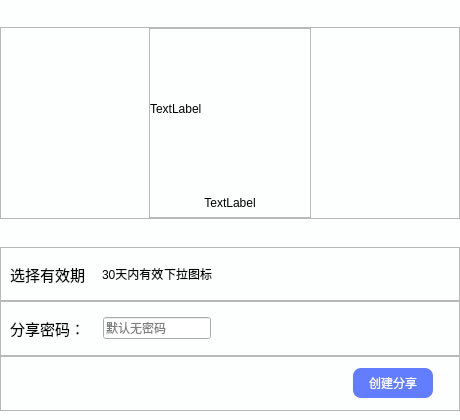
<?xml version="1.0" encoding="UTF-8"?>
<ui version="4.0">
 <class>Dialog</class>
 <widget class="QDialog" name="Dialog">
  <property name="geometry">
   <rect>
    <x>0</x>
    <y>0</y>
    <width>460</width>
    <height>420</height>
   </rect>
  </property>
  <property name="minimumSize">
   <size>
    <width>460</width>
    <height>420</height>
   </size>
  </property>
  <property name="maximumSize">
   <size>
    <width>460</width>
    <height>420</height>
   </size>
  </property>
  <property name="windowTitle">
   <string>文件分享</string>
  </property>
  <property name="styleSheet">
   <string notr="true">#Dialog
{
	background:#FDFEFE;
}</string>
  </property>
  <layout class="QVBoxLayout" name="verticalLayout_2" stretch="1,7,1,2,2,2">
   <property name="spacing">
    <number>0</number>
   </property>
   <property name="leftMargin">
    <number>0</number>
   </property>
   <property name="topMargin">
    <number>0</number>
   </property>
   <property name="rightMargin">
    <number>0</number>
   </property>
   <property name="bottomMargin">
    <number>9</number>
   </property>
   <item>
    <spacer name="verticalSpacer">
     <property name="orientation">
      <enum>Qt::Vertical</enum>
     </property>
     <property name="sizeHint" stdset="0">
      <size>
       <width>20</width>
       <height>24</height>
      </size>
     </property>
    </spacer>
   </item>
   <item>
    <widget class="QFrame" name="frame">
     <property name="layoutDirection">
      <enum>Qt::RightToLeft</enum>
     </property>
     <property name="frameShape">
      <enum>QFrame::StyledPanel</enum>
     </property>
     <property name="frameShadow">
      <enum>QFrame::Raised</enum>
     </property>
     <layout class="QHBoxLayout" name="horizontalLayout_4">
      <property name="spacing">
       <number>0</number>
      </property>
      <property name="topMargin">
       <number>0</number>
      </property>
      <property name="bottomMargin">
       <number>0</number>
      </property>
      <item>
       <spacer name="horizontalSpacer">
        <property name="orientation">
         <enum>Qt::Horizontal</enum>
        </property>
        <property name="sizeHint" stdset="0">
         <size>
          <width>114</width>
          <height>20</height>
         </size>
        </property>
       </spacer>
      </item>
      <item>
       <widget class="QFrame" name="frame_4">
        <property name="frameShape">
         <enum>QFrame::StyledPanel</enum>
        </property>
        <property name="frameShadow">
         <enum>QFrame::Raised</enum>
        </property>
        <layout class="QVBoxLayout" name="verticalLayout" stretch="10,2">
         <property name="spacing">
          <number>0</number>
         </property>
         <property name="leftMargin">
          <number>0</number>
         </property>
         <property name="topMargin">
          <number>0</number>
         </property>
         <property name="rightMargin">
          <number>0</number>
         </property>
         <property name="bottomMargin">
          <number>0</number>
         </property>
         <item>
          <widget class="QLabel" name="label">
           <property name="minimumSize">
            <size>
             <width>160</width>
             <height>160</height>
            </size>
           </property>
           <property name="maximumSize">
            <size>
             <width>160</width>
             <height>160</height>
            </size>
           </property>
           <property name="text">
            <string>TextLabel</string>
           </property>
          </widget>
         </item>
         <item>
          <widget class="QLabel" name="label_2">
           <property name="layoutDirection">
            <enum>Qt::RightToLeft</enum>
           </property>
           <property name="text">
            <string>TextLabel</string>
           </property>
           <property name="alignment">
            <set>Qt::AlignCenter</set>
           </property>
          </widget>
         </item>
        </layout>
       </widget>
      </item>
      <item>
       <spacer name="horizontalSpacer_2">
        <property name="orientation">
         <enum>Qt::Horizontal</enum>
        </property>
        <property name="sizeHint" stdset="0">
         <size>
          <width>114</width>
          <height>20</height>
         </size>
        </property>
       </spacer>
      </item>
     </layout>
    </widget>
   </item>
   <item>
    <spacer name="verticalSpacer_2">
     <property name="orientation">
      <enum>Qt::Vertical</enum>
     </property>
     <property name="sizeHint" stdset="0">
      <size>
       <width>20</width>
       <height>25</height>
      </size>
     </property>
    </spacer>
   </item>
   <item>
    <widget class="QFrame" name="frame_2">
     <property name="frameShape">
      <enum>QFrame::StyledPanel</enum>
     </property>
     <property name="frameShadow">
      <enum>QFrame::Raised</enum>
     </property>
     <layout class="QHBoxLayout" name="horizontalLayout" stretch="1,0,0,0,10">
      <property name="spacing">
       <number>0</number>
      </property>
      <property name="leftMargin">
       <number>9</number>
      </property>
      <property name="topMargin">
       <number>0</number>
      </property>
      <property name="rightMargin">
       <number>0</number>
      </property>
      <property name="bottomMargin">
       <number>0</number>
      </property>
      <item>
       <widget class="QLabel" name="label_3">
        <property name="font">
         <font>
          <pointsize>11</pointsize>
         </font>
        </property>
        <property name="text">
         <string>选择有效期</string>
        </property>
       </widget>
      </item>
      <item>
       <spacer name="horizontalSpacer_6">
        <property name="orientation">
         <enum>Qt::Horizontal</enum>
        </property>
        <property name="sizeHint" stdset="0">
         <size>
          <width>17</width>
          <height>20</height>
         </size>
        </property>
       </spacer>
      </item>
      <item>
       <widget class="QLabel" name="label_4">
        <property name="cursor">
         <cursorShape>PointingHandCursor</cursorShape>
        </property>
        <property name="text">
         <string>30天内有效</string>
        </property>
       </widget>
      </item>
      <item>
       <widget class="QLabel" name="label_5">
        <property name="text">
         <string>下拉图标</string>
        </property>
       </widget>
      </item>
      <item>
       <spacer name="horizontalSpacer_5">
        <property name="orientation">
         <enum>Qt::Horizontal</enum>
        </property>
        <property name="sizeHint" stdset="0">
         <size>
          <width>227</width>
          <height>20</height>
         </size>
        </property>
       </spacer>
      </item>
     </layout>
    </widget>
   </item>
   <item>
    <widget class="QFrame" name="frame_5">
     <property name="frameShape">
      <enum>QFrame::StyledPanel</enum>
     </property>
     <property name="frameShadow">
      <enum>QFrame::Raised</enum>
     </property>
     <layout class="QHBoxLayout" name="horizontalLayout_2" stretch="1,0,0,10">
      <property name="spacing">
       <number>0</number>
      </property>
      <property name="topMargin">
       <number>0</number>
      </property>
      <property name="rightMargin">
       <number>0</number>
      </property>
      <property name="bottomMargin">
       <number>0</number>
      </property>
      <item>
       <widget class="QLabel" name="label_6">
        <property name="font">
         <font>
          <pointsize>11</pointsize>
         </font>
        </property>
        <property name="text">
         <string>分享密码：</string>
        </property>
       </widget>
      </item>
      <item>
       <spacer name="horizontalSpacer_7">
        <property name="orientation">
         <enum>Qt::Horizontal</enum>
        </property>
        <property name="sizeHint" stdset="0">
         <size>
          <width>18</width>
          <height>20</height>
         </size>
        </property>
       </spacer>
      </item>
      <item>
       <widget class="QLineEdit" name="lineEdit">
        <property name="placeholderText">
         <string>默认无密码</string>
        </property>
       </widget>
      </item>
      <item>
       <spacer name="horizontalSpacer_8">
        <property name="orientation">
         <enum>Qt::Horizontal</enum>
        </property>
        <property name="sizeHint" stdset="0">
         <size>
          <width>198</width>
          <height>20</height>
         </size>
        </property>
       </spacer>
      </item>
     </layout>
    </widget>
   </item>
   <item>
    <widget class="QFrame" name="frame_3">
     <property name="frameShape">
      <enum>QFrame::StyledPanel</enum>
     </property>
     <property name="frameShadow">
      <enum>QFrame::Raised</enum>
     </property>
     <layout class="QHBoxLayout" name="horizontalLayout_3" stretch="0,0,0">
      <property name="spacing">
       <number>0</number>
      </property>
      <property name="leftMargin">
       <number>0</number>
      </property>
      <property name="topMargin">
       <number>0</number>
      </property>
      <property name="rightMargin">
       <number>0</number>
      </property>
      <property name="bottomMargin">
       <number>0</number>
      </property>
      <item>
       <spacer name="horizontalSpacer_4">
        <property name="orientation">
         <enum>Qt::Horizontal</enum>
        </property>
        <property name="sizeHint" stdset="0">
         <size>
          <width>359</width>
          <height>20</height>
         </size>
        </property>
       </spacer>
      </item>
      <item>
       <widget class="QPushButton" name="pushButton">
        <property name="minimumSize">
         <size>
          <width>80</width>
          <height>30</height>
         </size>
        </property>
        <property name="maximumSize">
         <size>
          <width>80</width>
          <height>30</height>
         </size>
        </property>
        <property name="styleSheet">
         <string notr="true">#pushButton
{
	background:#637dff;
	color:#ffffff;
	border-radius:8px;


}</string>
        </property>
        <property name="text">
         <string>创建分享</string>
        </property>
       </widget>
      </item>
      <item>
       <spacer name="horizontalSpacer_3">
        <property name="orientation">
         <enum>Qt::Horizontal</enum>
        </property>
        <property name="sizeHint" stdset="0">
         <size>
          <width>33</width>
          <height>20</height>
         </size>
        </property>
       </spacer>
      </item>
     </layout>
    </widget>
   </item>
  </layout>
 </widget>
 <resources/>
 <connections/>
</ui>
